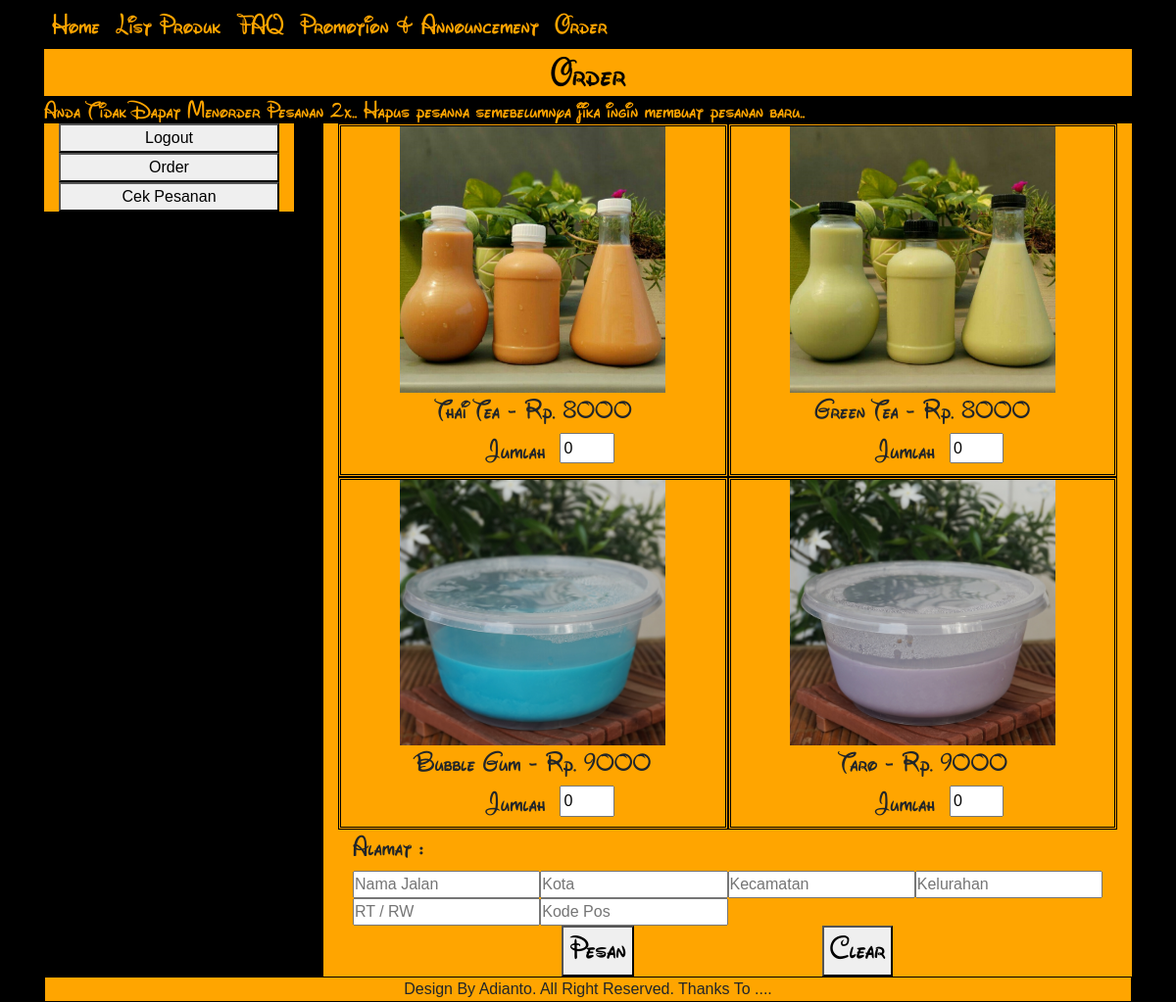
The app's page /order.php with its own data.
### tables this page shows
CREATE TABLE `tbproduk` (
  `id` int(11) NOT NULL,
  `nama_produk` varchar(50) NOT NULL,
  `harga_produk` varchar(50) NOT NULL,
  `tipe_produk` varchar(50) NOT NULL,
  `foto_produk` varchar(50) NOT NULL
);

### order.php (the view, shortened to what this page needs)
<?php
	$servername = "localhost";
	$username = "root";
	$password = "";
	$dbname = "phutea2";
	$conn = new mysqli($servername, $username, $password, $dbname);
	$sql = "SELECT * FROM tbproduk";
	$rows = $conn->query($sql);
?>
<!doctype html>
<html>
<head>
<?php include 'header.php' ?>
</head>
<body>
	<div class="container">
        <div class="col-12">
        	<?php include 'navbar.php' ?>
        </div>
        <div class = "col-12 p-0">
			<h1 class="text-center bgorange clblack walt m-0">Order</h1>
            <marquee class="bgblack clorange" scrollamount="5">
            <h4 class="walt m-0">
            	Anda Tidak Dapat Menorder Pesanan 2x.. Hapus pesanna semebelumnya jika ingin membuat pesanan baru..
            </h4>
            </marquee>
		</div>
    	<div class="row">
        	<div class="col-lg-3 col-12">
            	<div class="col-12 d-flex flex-row flex-wrap bgorange">
                    <a href="lgout.php" class="w-100 text-center"><button class="w-100">Logout</button></a>
                    <a href="order.php" class="w-100 text-center"><button class="w-100">Order</button></a>
                    <a href="cekpsn.php" class="w-100 text-center"><button class="w-100">Cek Pesanan</button></a>
               	</div>
            </div>
        	<div class="col-lg-9 col-12 d-flex flex-row flex-wrap justify-content-center">
            	<form id="inp" autocomplete="off" action="orders.php" method="post" class="col-12 bgorange d-flex flex-row flex-wrap justify-content-center">
					<?php
						foreach($rows as $key => $value) {
					?>
					<div class="col-lg-6 col-12 d-flex flex-row flex-wrap justify-content-center brdbblack">
                    	<div class="col-9 p-0">
                        	<img class="w-100" src="gambar/produk/<?php echo $value["foto_produk"]; ?>"/>
                        </div>
                       	<div class="col-12 p-0">
                        	<h3 class="walt text-center"><?php echo $value["nama_produk"]; ?> - Rp. <?php echo $value["harga_produk"]; ?></h3>
                        </div>
                        <div class="col-12 d-flex flex-row flex-wrap justify-content-center">
                        	<div class="col-4">
                        		<h3 class="walt float-right">Jumlah</h3>
                           	</div>
                            <div class="col-2 p-0">
                           		<input name="jumlah_produk[]" min="0" size="3" value="0" class="w-100 h-75"/>
                          	</div>
                        </div>
                    </div>
					<?php  } ?>
                    <div class="col-12 d-flex flex-row flex-wrap">
                    	<h3 class="walt w-100">Alamat : </h3>
                    	<input name="nmajln" size="100" class="col-lg-3 col-12 p-0" type="text" placeholder="Nama Jalan" required/>
                        <input name="kota" size="100" class="col-lg-3 col-12 p-0" type="text" placeholder="Kota" required/>
                        <input name="camat" size="100" class="col-lg-3 col-12 p-0" type="text" placeholder="Kecamatan" required/>
                        <input name="lurah" size="100" class="col-lg-3 col-lg-3col-12 p-0" type="text" placeholder="Kelurahan" required/>
                        <input name="rtrw" size="100" class="col-lg-3 col-12 p-0" type="text" placeholder="RT / RW" required/>
                        <input name="kdpos" size="4" class="col-lg-3 col-12 p-0" type="number" placeholder="Kode Pos" required/>
                    </div>
                    <div class="col-4 d-flex flex-row justify-content-center">
                    	<button type="submit"><h2 class="text-center walt">Pesan</h2></button>
                    </div>
                    <div class="col-4 d-flex flex-row justify-content-center">
                    	<button type="reset"><h2 class="text-center walt">Clear</h2></button>
                    </div>
                </form>
            </div>
        </div>
        <div class="col-12 p-0">
        	<?php include 'footer.php' ?>
        </div>
    </div>
</body>
</html>

### sendiri.css (style rules this page uses)
.walt { font-family:'Walt Disney Script v4.1'; }
.clblack { color:black; }
body { background-color:black; }
.bgblack { background-color:black; }
.bgorange { background-color:orange; }
.clorange { color:orange; }
.brdbblack { border: double black; }
body { background-image:url(gambar/backgroundz.jpg); }

### records on screen
tbproduk: foto_produk (picture), nama_produk "Thai Tea", harga_produk "8000"
tbproduk: foto_produk (picture), nama_produk "Green Tea", harga_produk "8000"
tbproduk: foto_produk (picture), nama_produk "Bubble Gum", harga_produk "9000"
tbproduk: foto_produk (picture), nama_produk "Taro", harga_produk "9000"
